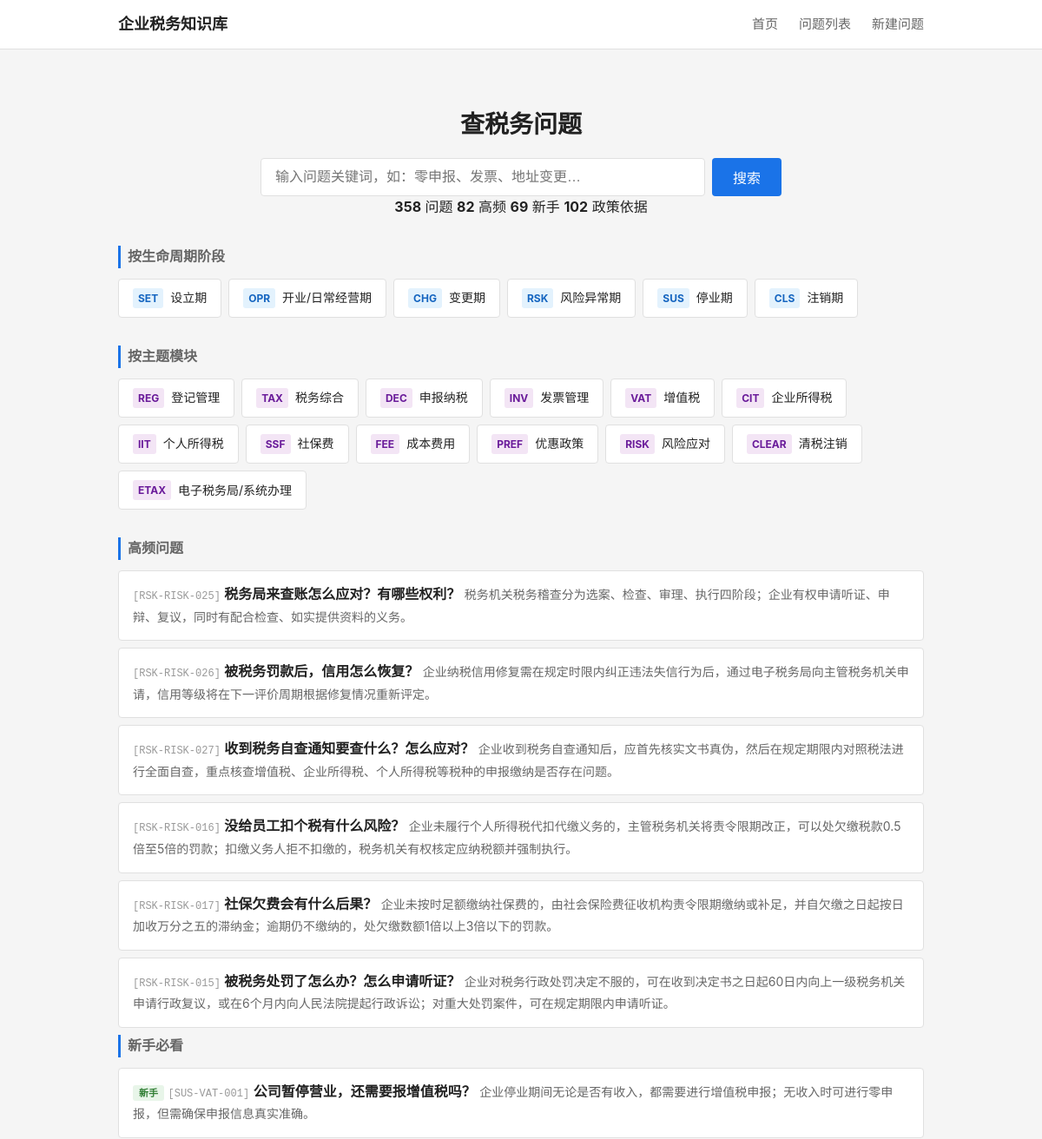
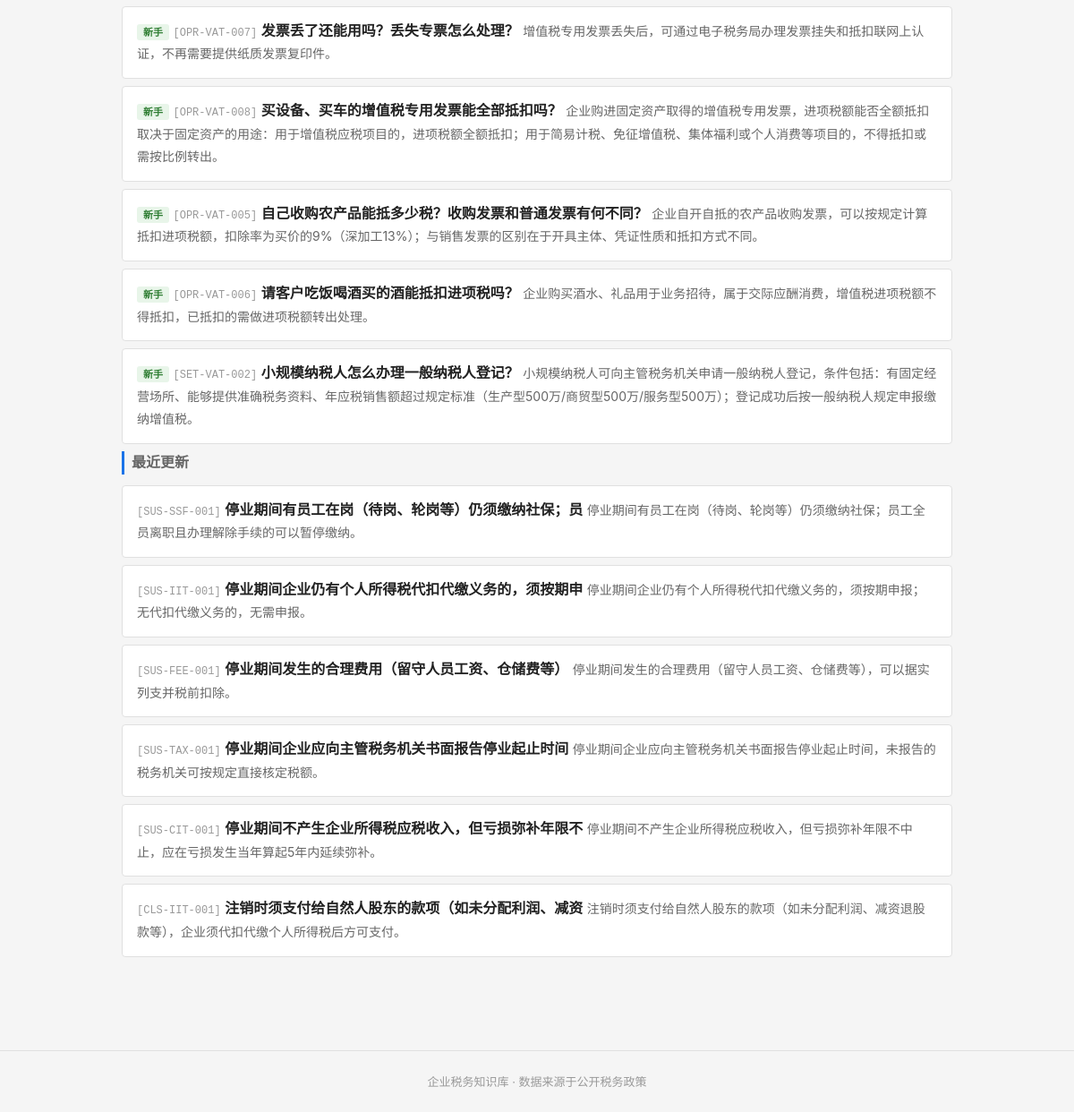
Before: / with the older database file (2 pictures, top to bottom).
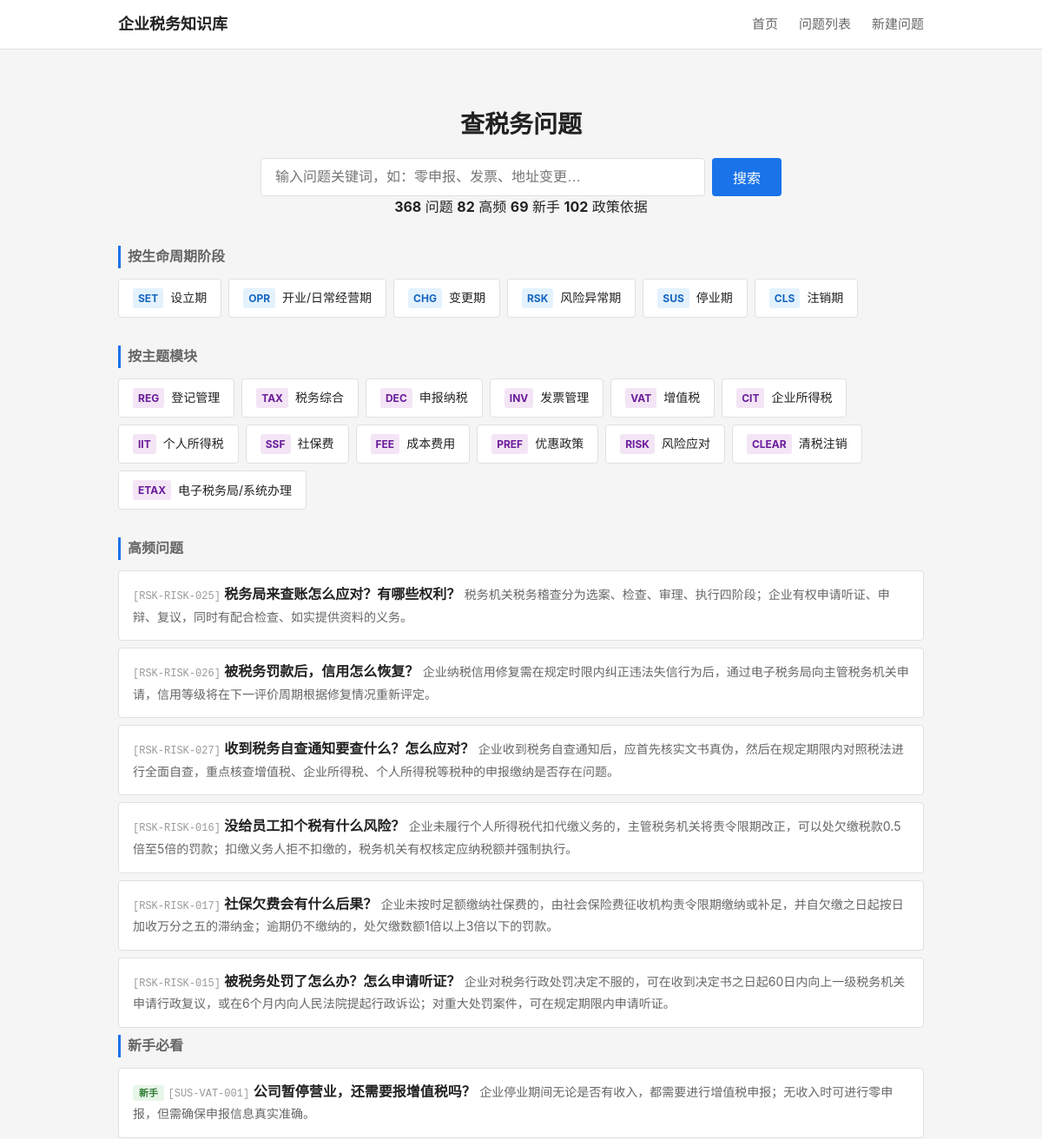
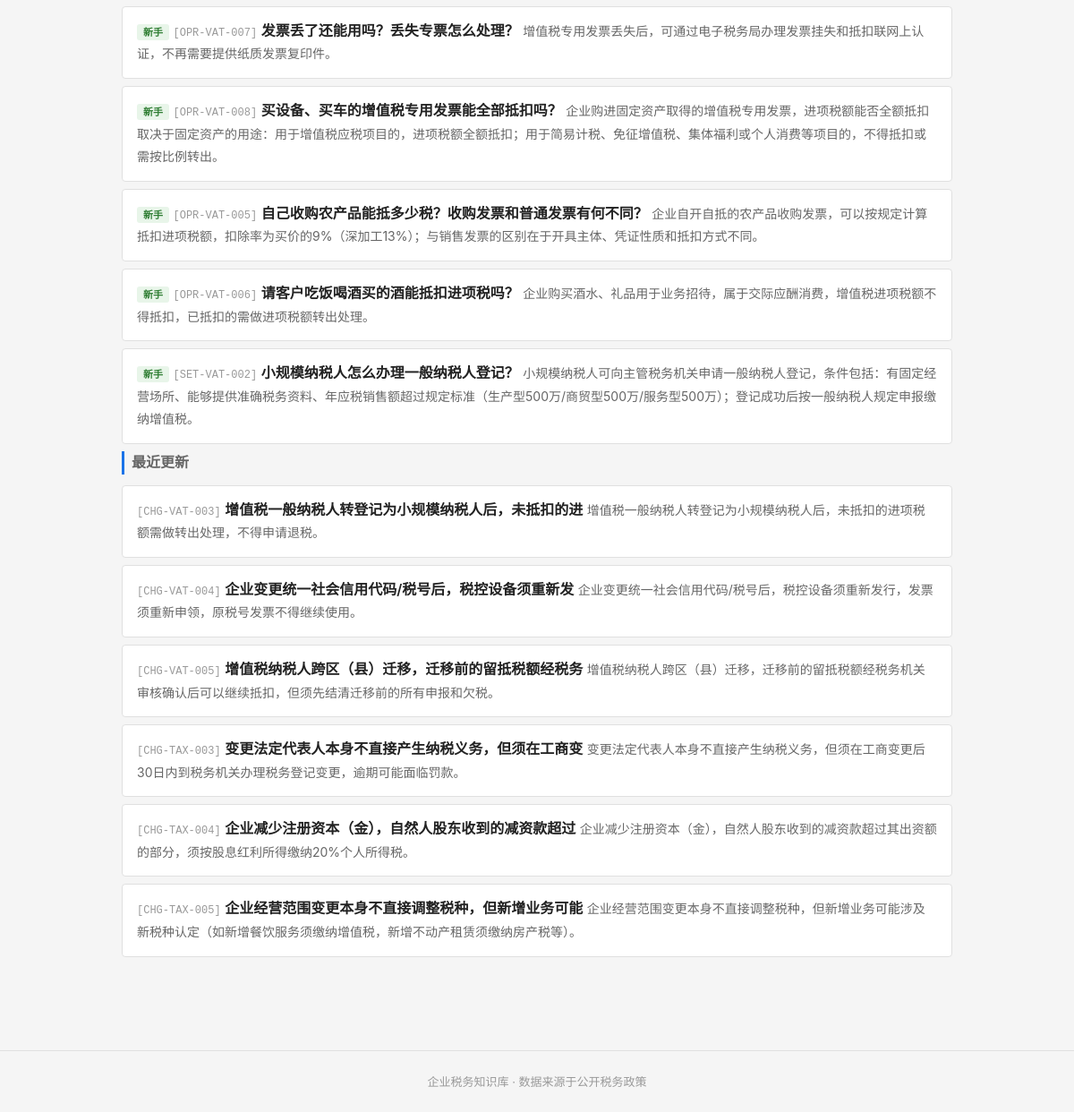
After: the same page with the newer database file (2 pictures, top to bottom).
### tables this page shows
CREATE TABLE tag_dict (
    id              INTEGER PRIMARY KEY AUTOINCREMENT,
    tag_code        TEXT NOT NULL UNIQUE,
    tag_name        TEXT NOT NULL,
    tag_category    TEXT,
    parent_id       INTEGER,
    display_order   INTEGER NOT NULL DEFAULT 1,
    status          TEXT NOT NULL DEFAULT 'active',

    FOREIGN KEY (parent_id) REFERENCES tag_dict(id) ON DELETE SET NULL
);

CREATE TABLE question_master (
    id              INTEGER PRIMARY KEY AUTOINCREMENT,
    question_code   TEXT NOT NULL UNIQUE,
    question_title  TEXT NOT NULL,
    question_plain  TEXT NOT NULL,

    -- 分类
    stage_code      TEXT NOT NULL,
    module_code     TEXT NOT NULL,
    question_type   TEXT NOT NULL,

    -- 答案
    one_line_answer TEXT NOT NULL,
    detailed_answer TEXT,
    core_definition TEXT,

    -- 条件与边界
    applicable_conditions TEXT,
    exceptions_boundary   TEXT,

    -- 实务
    practical_steps TEXT,
    risk_warning    TEXT,

    -- 适用范围
    scope_level     TEXT NOT NULL DEFAULT 'scope_national',
    local_region    TEXT,

    -- 确定性
    answer_certainty TEXT NOT NULL DEFAULT 'certain_clear',

    -- 元数据
    keywords        TEXT,
    high_frequency_flag INTEGER NOT NULL DEFAULT 0,
    newbie_flag     INTEGER NOT NULL DEFAULT 0,

    -- 版本管理
    status          TEXT NOT NULL DEFAULT 'draft',
    version_no      INTEGER NOT NULL DEFAULT 1,

    -- 审计字段
    created_at      TEXT NOT NULL DEFAULT (datetime('now')),
    updated_at      TEXT NOT NULL DEFAULT (datetime('now'))
);

### backend/app.py (the view)
    @app.route('/')
    def index():
        from services.question_service import QuestionService
        svc = QuestionService()
        stages = svc.get_stages()
        modules = svc.get_modules()
        high_freq = svc.get_high_frequency(limit=6)
        newbie = svc.get_newbie(limit=6)
        recent = svc.get_recent_updates(limit=6)
        stats = svc.get_stats()
        return render_template('index.html',
                               stages=stages, modules=modules,
                               high_freq=high_freq, newbie=newbie, recent=recent,
                               stats=stats)

### backend/services/question_service.py (called while the page is built)
    def _query(self, sql, params=None):
        conn = sqlite3.connect(self.db_path)
        conn.execute("PRAGMA foreign_keys = ON")
        conn.row_factory = sqlite3.Row
        cur = conn.cursor()
        if params:
            cur.execute(sql, params)
        else:
            cur.execute(sql)
        rows = cur.fetchall()
        conn.close()
        return [dict(r) for r in rows]

    def get_stages(self):
        return self._query("""
            SELECT tag_code, tag_name
            FROM tag_dict
            WHERE tag_category = 'stage'
            ORDER BY display_order
        """)

    def get_modules(self):
        return self._query("""
            SELECT tag_code, tag_name
            FROM tag_dict
            WHERE tag_category = 'module'
            ORDER BY display_order
        """)

    def get_high_frequency(self, limit=10):
        return self._query("""
            SELECT question_code, question_plain, question_title, one_line_answer, stage_code
            FROM question_master
            WHERE status = 'active' AND high_frequency_flag = 1
            ORDER BY updated_at DESC
            LIMIT ?
        """, (limit,))

    def get_newbie(self, limit=10):
        return self._query("""
            SELECT question_code, question_plain, question_title, one_line_answer, stage_code
            FROM question_master
            WHERE status = 'active' AND newbie_flag = 1
            ORDER BY updated_at DESC
            LIMIT ?
        """, (limit,))

    def get_recent_updates(self, limit=10):
        return self._query("""
            SELECT DISTINCT
                q.question_code, q.question_plain, q.question_title, q.one_line_answer,
                q.stage_code, q.updated_at,
                qul.change_summary
            FROM question_master q
            JOIN (
                SELECT question_id, MAX(update_date) as max_date
                FROM question_update_log
                GROUP BY question_id
            ) latest ON q.id = latest.question_id
            JOIN question_update_log qul ON q.id = qul.question_id
                AND qul.update_date = latest.max_date
            WHERE q.status = 'active'
            ORDER BY qul.update_date DESC
            LIMIT ?
        """, (limit,))

### frontend/templates/index.html (shortened to what this page needs)
{% extends "base.html" %}
{% block main %}
<section class="search-section">
    <h1>查税务问题</h1>
    <form action="/questions" method="get" class="search-form">
        <input type="text" name="keyword" placeholder="输入问题关键词，如：零申报、发票、地址变更…" class="search-input">
        <button type="submit" class="search-btn">搜索</button>
    </form>
    {% if stats %}
    <div class="stats-bar">
        <span><strong>{{ stats.total_questions }}</strong> 问题</span>
        <span><strong>{{ stats.total_hf }}</strong> 高频</span>
        <span><strong>{{ stats.total_newbie }}</strong> 新手</span>
        <span><strong>{{ stats.total_policies }}</strong> 政策依据</span>
    </div>
    {% endif %}
</section>
<section class="nav-section">
    <h2 class="section-title">按生命周期阶段</h2>
    <div class="card-grid stage-grid">
        {% for s in stages %}
        <a href="/questions?stage={{ s.tag_code }}" class="card card-stage">
            <span class="card-code">{{ s.tag_code }}</span>
            <span class="card-name">{{ s.tag_name }}</span>
        </a>
        {% endfor %}
    </div>
</section>
<section class="nav-section">
    <h2 class="section-title">按主题模块</h2>
    <div class="card-grid module-grid">
        {% for m in modules %}
        <a href="/questions?module={{ m.tag_code }}" class="card card-module">
            <span class="card-code">{{ m.tag_code }}</span>
            <span class="card-name">{{ m.tag_name }}</span>
        </a>
        {% endfor %}
    </div>
</section>
{% if high_freq %}
<section class="list-section">
    <h2 class="section-title">高频问题</h2>
    <ul class="question-list">
        {% for q in high_freq %}
        <li class="question-item">
            <a href="/question/{{ q.question_code }}" class="question-link">
                <span class="q-code">[{{ q.question_code }}]</span>
                <span class="q-title">{{ q.question_plain }}</span>
                <span class="q-answer">{{ q.one_line_answer }}</span>
            </a>
        </li>
        {% endfor %}
    </ul>
</section>
{% endif %}
{% if newbie %}
<section class="list-section">
    <h2 class="section-title">新手必看</h2>
    <ul class="question-list">
        {% for q in newbie %}
        <li class="question-item">
            <a href="/question/{{ q.question_code }}" class="question-link">
                <span class="q-badge newbie">新手</span>
                <span class="q-code">[{{ q.question_code }}]</span>
                <span class="q-title">{{ q.question_plain }}</span>
                <span class="q-answer">{{ q.one_line_answer }}</span>
            </a>
        </li>
        {% endfor %}
    </ul>
</section>
{% endif %}
{% if recent %}
<section class="list-section">
    <h2 class="section-title">最近更新</h2>
    <ul class="question-list">
        {% for q in recent %}
        <li class="question-item">
            <a href="/question/{{ q.question_code }}" class="question-link">
                <span class="q-code">[{{ q.question_code }}]</span>
                <span class="q-title">{{ q.question_plain }}</span>
                <span class="q-answer">{{ q.one_line_answer }}</span>
            </a>
        </li>
        {% endfor %}
    </ul>
</section>
{% endif %}
{% endblock %}

### frontend/templates/base.html (shortened to what this page needs)
<!DOCTYPE html>
<html lang="zh-CN">
<head>
    <link rel="stylesheet" href="{{ url_for('static', filename='css/style.css') }}">
</head>
<body>
    <header class="site-header">
        <div class="container header-inner">
            <a href="/" class="logo">企业税务知识库</a>
            <nav class="main-nav">
                <a href="/">首页</a>
                <a href="/questions">问题列表</a>
                <a href="/question/new">新建问题</a>
            </nav>
        </div>
    </header>
    <main class="container main-content">
        {% block main %}{% endblock %}
    </main>
    <footer class="site-footer">
        <div class="container">
            <p>企业税务知识库 · 数据来源于公开税务政策</p>
        </div>
    </footer>
</body>
</html>

### frontend/static/css/style.css (style rules this page uses)
:root { --bg: #f5f5f5; --surface: #ffffff; --border: #e0e0e0; --text: #222222; --text-secondary: #666666; --text-light: #999999; --accent: #1a73e8; --accent-hover: #1557b0; --warning-bg: #fff8e1; --warning-border: #ffc107; --exception-bg: #fff3e0; --exception-border: #ff9800; --tag-stage: #e3f2fd; --tag-module: #f3e5f5; --tag-hf: #fce4ec; --tag-newbie: #e8f5e9; --certainty-clear: #c8e6c9; --certainty-condition: #fff9c4; --certainty-dispute: #ffcdd2; }
* { box-sizing: border-box; margin: 0; padding: 0; }
body { font-family: -apple-system, BlinkMacSystemFont, "Segoe UI", Roboto, "Helvetica Neue", Arial, sans-serif; background: var(--bg); color: var(--text); line-height: 1.6; }
a { color: var(--accent); text-decoration: none; }
.container { max-width: 960px; margin: 0 auto; padding: 0 16px; }
.main-content { padding: 24px 16px 48px; }
.site-header { background: var(--surface); border-bottom: 1px solid var(--border); padding: 0 16px; }
.header-inner { display: flex; align-items: center; justify-content: space-between; height: 56px; }
.logo { font-size: 18px; font-weight: 700; color: var(--text); }
.main-nav { display: flex; gap: 24px; }
.main-nav a { color: var(--text-secondary); font-size: 15px; }
.search-section { text-align: center; padding: 40px 0 32px; }
.search-section h1 { font-size: 28px; margin-bottom: 16px; }
.search-form { display: flex; gap: 8px; max-width: 600px; margin: 0 auto; }
.search-input { flex: 1; padding: 10px 16px; font-size: 16px; border: 1px solid var(--border); border-radius: 4px; outline: none; }
.search-btn { padding: 10px 24px; font-size: 16px; background: var(--accent); color: white; border: none; border-radius: 4px; cursor: pointer; }
.section-title { font-size: 16px; font-weight: 600; color: var(--text-secondary); margin-bottom: 12px; border-left: 3px solid var(--accent); padding-left: 8px; }
.nav-section { margin-bottom: 32px; }
.card-grid { display: flex; flex-wrap: wrap; gap: 8px; }
.card { display: flex; align-items: center; gap: 8px; padding: 10px 16px; background: var(--surface); border: 1px solid var(--border); border-radius: 4px; transition: border-color 0.15s; }
.card-code { font-size: 12px; font-weight: 700; color: var(--accent); background: #e8f0fe; padding: 2px 6px; border-radius: 3px; }
.card-stage .card-code { background: var(--tag-stage); color: #1565c0; }
.card-module .card-code { background: var(--tag-module); color: #6a1b9a; }
.card-name { font-size: 14px; color: var(--text); }
.question-list { list-style: none; }
.question-item { margin-bottom: 8px; }
.question-link { display: block; padding: 14px 16px; background: var(--surface); border: 1px solid var(--border); border-radius: 4px; }
.q-code { font-size: 12px; color: var(--text-light); font-family: monospace; }
.q-badge { font-size: 11px; padding: 2px 7px; border-radius: 3px; font-weight: 600; }
.q-badge.newbie { background: var(--tag-newbie); color: #2e7d32; }
.q-title { font-size: 16px; font-weight: 600; color: var(--text); margin-bottom: 4px; }
.q-answer { font-size: 14px; color: var(--text-secondary); }
.site-footer { text-align: center; padding: 24px 0; color: var(--text-light); font-size: 13px; border-top: 1px solid var(--border); margin-top: 48px; }

Changed rows visible on the page:
no longer on this page (row unchanged): question_master: question_code "SUS-SSF-001", question_plain "停业期间有员工在岗（待岗、轮岗等）仍须缴纳社保；员", one_line_answer "停业期间有员工在岗（待岗、轮岗等）仍须缴纳社保；员工全员离职且办理解除手续的可以暂停缴纳。", shown under "最近更新"
no longer on this page (row unchanged): question_master: question_code "SUS-IIT-001", question_plain "停业期间企业仍有个人所得税代扣代缴义务的，须按期申", one_line_answer "停业期间企业仍有个人所得税代扣代缴义务的，须按期申报；无代扣代缴义务的，无需申报。", shown under "最近更新"
no longer on this page (row unchanged): question_master: question_code "SUS-FEE-001", question_plain "停业期间发生的合理费用（留守人员工资、仓储费等）", one_line_answer "停业期间发生的合理费用（留守人员工资、仓储费等），可以据实列支并税前扣除。", shown under "最近更新"
no longer on this page (row unchanged): question_master: question_code "SUS-TAX-001", question_plain "停业期间企业应向主管税务机关书面报告停业起止时间", one_line_answer "停业期间企业应向主管税务机关书面报告停业起止时间，未报告的税务机关可按规定直接核定税额。", shown under "最近更新"
no longer on this page (row unchanged): question_master: question_code "SUS-CIT-001", question_plain "停业期间不产生企业所得税应税收入，但亏损弥补年限不", one_line_answer "停业期间不产生企业所得税应税收入，但亏损弥补年限不中止，应在亏损发生当年算起5年内延续弥补。", shown under "最近更新"
no longer on this page (row unchanged): question_master: question_code "CLS-IIT-001", question_plain "注销时须支付给自然人股东的款项（如未分配利润、减资", one_line_answer "注销时须支付给自然人股东的款项（如未分配利润、减资退股款等），企业须代扣代缴个人所得税后方可支付。", shown under "最近更新"
added question_master: question_code "CHG-VAT-003", question_plain "增值税一般纳税人转登记为小规模纳税人后，未抵扣的进", one_line_answer "增值税一般纳税人转登记为小规模纳税人后，未抵扣的进项税额需做转出处理，不得申请退税。", shown under "最近更新"
added question_master: question_code "CHG-VAT-004", question_plain "企业变更统一社会信用代码/税号后，税控设备须重新发", one_line_answer "企业变更统一社会信用代码/税号后，税控设备须重新发行，发票须重新申领，原税号发票不得继续使用。", shown under "最近更新"
added question_master: question_code "CHG-VAT-005", question_plain "增值税纳税人跨区（县）迁移，迁移前的留抵税额经税务", one_line_answer "增值税纳税人跨区（县）迁移，迁移前的留抵税额经税务机关审核确认后可以继续抵扣，但须先结清迁移前的所有申报和欠税。", shown under "最近更新"
added question_master: question_code "CHG-TAX-003", question_plain "变更法定代表人本身不直接产生纳税义务，但须在工商变", one_line_answer "变更法定代表人本身不直接产生纳税义务，但须在工商变更后30日内到税务机关办理税务登记变更，逾期可能面临罚款。", shown under "最近更新"
added question_master: question_code "CHG-TAX-004", question_plain "企业减少注册资本（金），自然人股东收到的减资款超过", one_line_answer "企业减少注册资本（金），自然人股东收到的减资款超过其出资额的部分，须按股息红利所得缴纳20%个人所得税。", shown under "最近更新"
added question_master: question_code "CHG-TAX-005", question_plain "企业经营范围变更本身不直接调整税种，但新增业务可能", one_line_answer "企业经营范围变更本身不直接调整税种，但新增业务可能涉及新税种认定（如新增餐饮服务须缴纳增值税，新增不动产租赁须缴纳房产税等）。", shown under "最近更新"
Other visible differences:
{{ stats.total_questions }}: "358" → "368"
